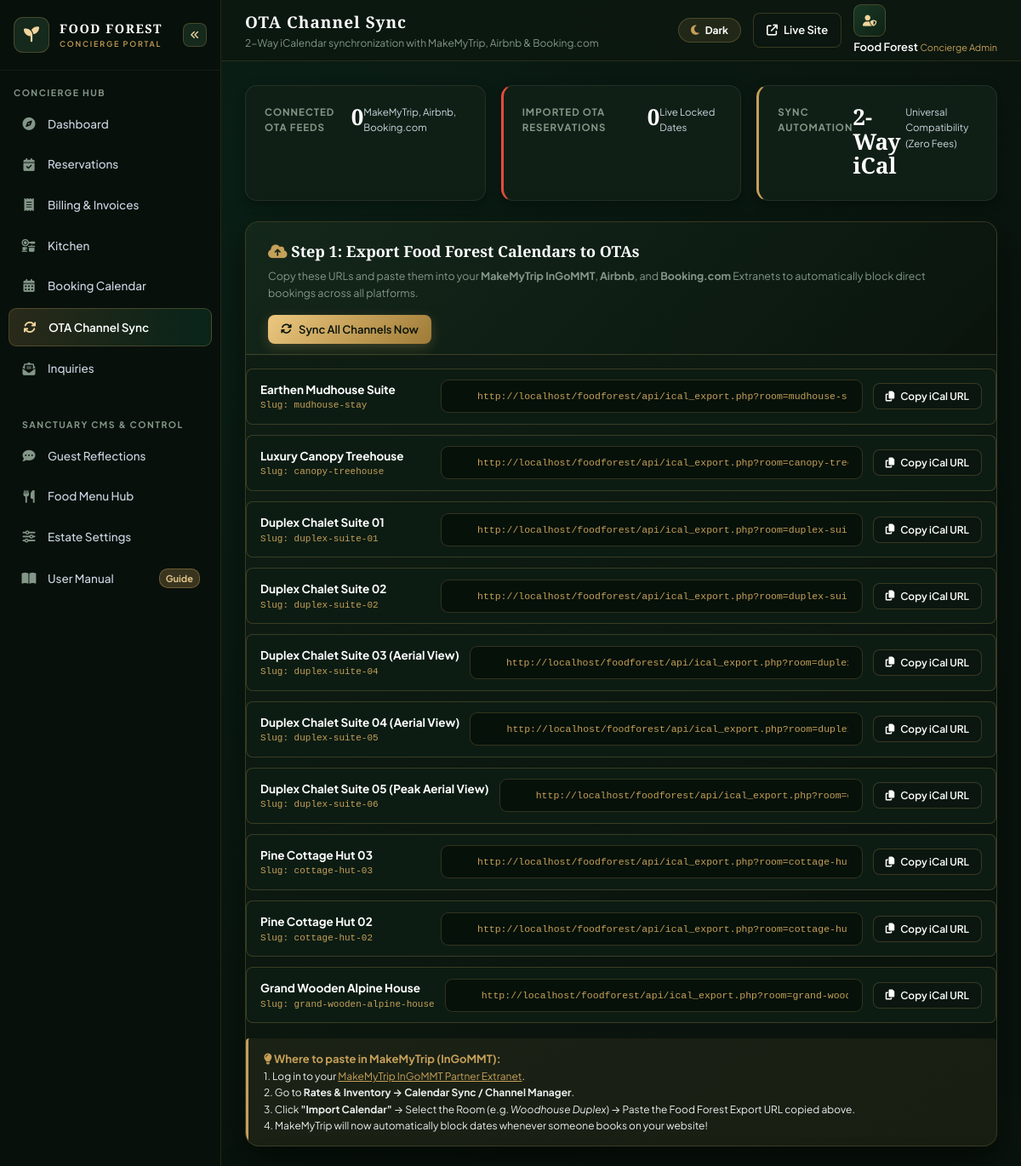
The app's page /admin/channel_sync.php (signed in, upper part), older data.
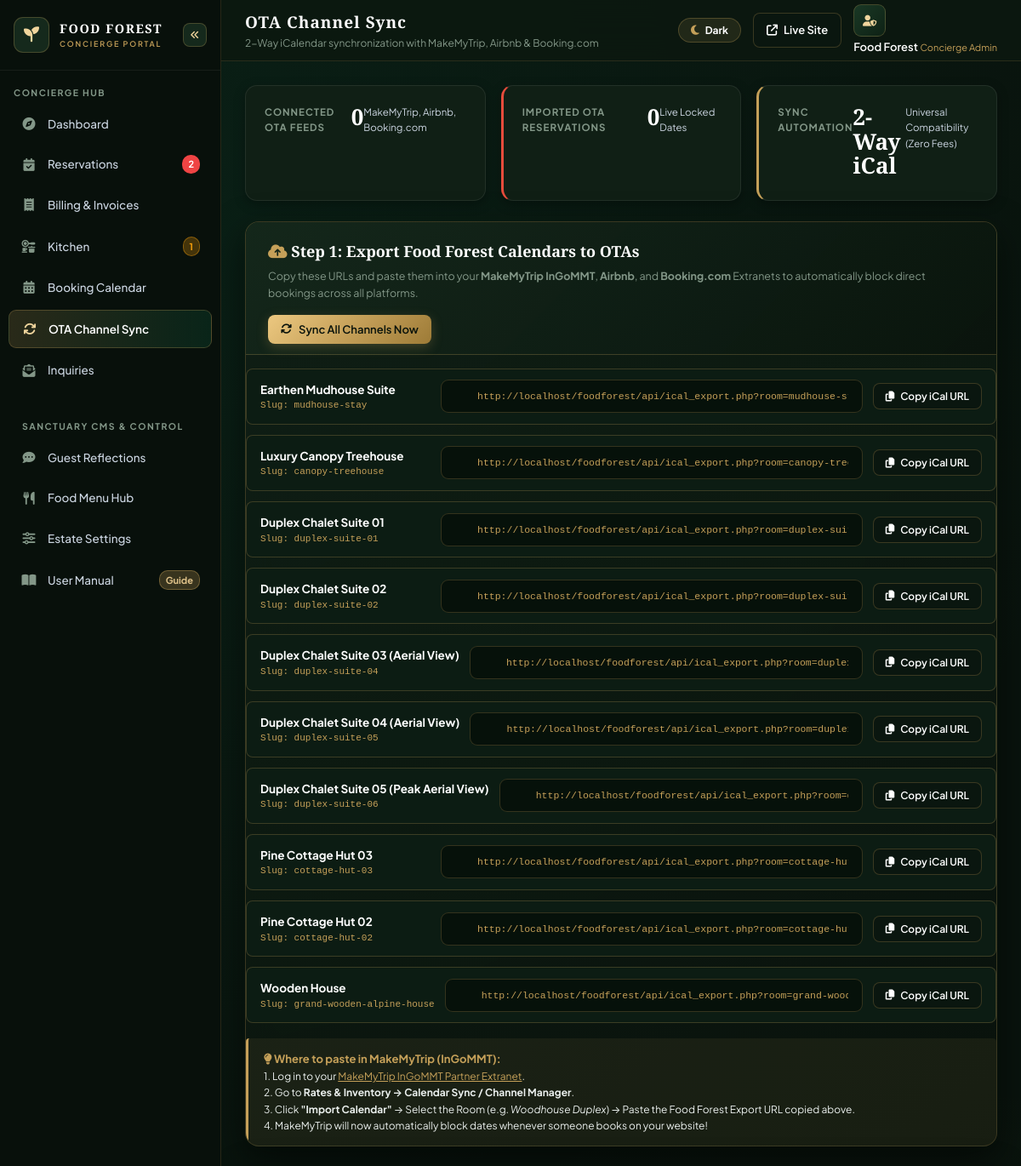
The same page, newer data.
### tables this page shows
CREATE TABLE `rooms` (
  `id` int(11) NOT NULL AUTO_INCREMENT,
  `slug` varchar(100) NOT NULL,
  `stay_type` varchar(50) DEFAULT 'treehouse',
  `structure_type` varchar(50) DEFAULT 'single_hut',
  `title` varchar(150) NOT NULL,
  `rate_per_night` decimal(10,2) NOT NULL,
  `single_room_rate` decimal(10,2) DEFAULT NULL,
  `extra_guest_rate` decimal(10,2) DEFAULT 1500.00,
  `extra_child_rate` decimal(10,2) DEFAULT 800.00,
  `elevation` varchar(100) DEFAULT NULL,
  `min_guests` int(11) DEFAULT 2,
  `base_guests` int(11) DEFAULT 2,
  `max_guests` int(11) DEFAULT 2,
  `description` text DEFAULT NULL,
  `amenities` text DEFAULT NULL,
  `inventory_checklist` text DEFAULT NULL,
  `image_url` varchar(255) DEFAULT NULL,
  `photos` text DEFAULT NULL,
  `photos_left` text DEFAULT NULL,
  `photos_right` text DEFAULT NULL,
  `interior_360_url` varchar(255) DEFAULT NULL,
  `tour_stages_json` longtext DEFAULT NULL,
  `is_available` tinyint(1) DEFAULT 1,
  `created_at` timestamp NOT NULL DEFAULT current_timestamp(),
  PRIMARY KEY (`id`),
  UNIQUE KEY `slug` (`slug`)
);

### admin/channel_sync.php (the view, shortened to what the changed rows need)
<?php
require_once __DIR__ . '/includes/header.php';
$pdo = get_db();
$protocol = (!empty($_SERVER['HTTPS']) && $_SERVER['HTTPS'] !== 'off' || $_SERVER['SERVER_PORT'] == 443) ? "https://" : "http://";
$host = $_SERVER['HTTP_HOST'];
$base_url = $protocol . $host . rtrim(dirname(dirname($_SERVER['PHP_SELF'])), '/\\');
$rooms = $pdo->query("SELECT id, slug, title, stay_type FROM rooms ORDER BY id ASC")->fetchAll(PDO::FETCH_ASSOC);
?>
<div class="adm-content-container">
    <div class="adm-card" style="margin-bottom: 24px;">
        <div style="display: flex; flex-direction: column; gap: 12px;">
            <?php foreach ($rooms as $r):
                $feed_export_url = $base_url . '/api/ical_export.php?room=' . urlencode($r['slug']);
            ?>
                <div style="display: flex; flex-wrap: wrap; justify-content: space-between; align-items: center; background: #0c1c13; border: 1px solid rgba(197,160,89,0.25); border-radius: 8px; padding: 12px 16px; gap: 12px;">
                    <div style="min-width: 200px;">
                        <span style="font-weight: 700; color: #FFFFFF; font-size: 13.5px;"><?php echo htmlspecialchars($r['title']); ?></span>
                        <span style="display: block; font-size: 11px; color: var(--adm-gold); font-family: monospace;">Slug: <?php echo htmlspecialchars($r['slug']); ?></span>
                    </div>
                    <div style="flex: 1; min-width: 260px; max-width: 600px;">
                        <input type="text" class="adm-input" readonly value="<?php echo htmlspecialchars($feed_export_url); ?>" id="feed-url-<?php echo $r['id']; ?>" style="font-family: monospace; font-size: 11.5px; background: #06110a; color: var(--adm-gold);" onclick="this.select()">
                    </div>
                    <div>
                        <button type="button" class="adm-btn-action outline" onclick="copyFeedUrl('feed-url-<?php echo $r['id']; ?>', this)" style="padding: 7px 14px; font-size: 12px;">
                            <i class="fa-solid fa-copy"></i> Copy iCal URL
                        </button>
                    </div>
                </div>
            <?php endforeach; ?>
        </div>
    </div>
</div>
<?php require_once __DIR__ . '/includes/footer.php'; ?>

### admin/includes/sidebar.php (shortened to what the changed rows need)
<?php
$current_script = basename($_SERVER['PHP_SELF']);
$pdo = get_db();
$pending_count = (int) $pdo->query("SELECT COUNT(*) FROM bookings WHERE status = 'pending'")->fetchColumn();
$today_kitchen_orders_count = (int) $pdo->query("SELECT COUNT(*) FROM bookings
    WHERE status != 'cancelled'
    AND checkin_date <= CURDATE() AND checkout_date >= CURDATE()
    AND food_items IS NOT NULL AND food_items != '' AND food_items != '[]'")->fetchColumn();
?>
<aside class="adm-sidebar" id="adm-sidebar">
    <ul class="adm-nav-list">
        <li class="adm-nav-item">
            <a href="bookings.php" class="adm-nav-link <?php echo ($current_script === 'bookings.php') ? 'active' : ''; ?>" title="Reservations">
                <i class="fa-solid fa-calendar-check"></i>
                <span>Reservations</span>
                <?php if ($pending_count > 0): ?>
                    <span class="adm-nav-badge adm-nav-badge-alert"><?php echo $pending_count; ?></span>
                <?php endif; ?>
            </a>
        </li>
        <li class="adm-nav-item">
            <a href="kitchen.php" class="adm-nav-link <?php echo ($current_script === 'kitchen.php') ? 'active' : ''; ?>" title="Kitchen & Chef Orders">
                <i class="fa-solid fa-kitchen-set"></i>
                <span>Kitchen</span>
                <?php if ($today_kitchen_orders_count > 0): ?>
                    <span class="adm-nav-badge" style="background: rgba(245, 158, 11, 0.25); color: #F59E0B; border: 1px solid rgba(245, 158, 11, 0.4);" title="<?php echo $today_kitchen_orders_count; ?> food orders active today"><?php echo $today_kitchen_orders_count; ?></span>
                <?php endif; ?>
            </a>
        </li>
    </ul>
</aside>

Row changes from the older to the newer data that the page shows:
changed rooms "grand-wooden-alpine-house": title "Grand Wooden Alpine House" → "Wooden House"
Text that changed along with them:
$pending_count: (not shown) → "2"
$today_kitchen_orders_count: (not shown) → "1"
